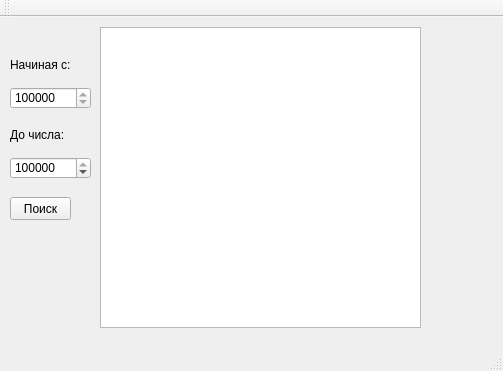
<?xml version="1.0" encoding="UTF-8"?>
<ui version="4.0">
 <class>MainWindow</class>
 <widget class="QMainWindow" name="MainWindow">
  <property name="geometry">
   <rect>
    <x>0</x>
    <y>0</y>
    <width>503</width>
    <height>371</height>
   </rect>
  </property>
  <property name="windowTitle">
   <string>MainWindow</string>
  </property>
  <widget class="QWidget" name="centralWidget">
   <widget class="QPushButton" name="primeSearchButton">
    <property name="geometry">
     <rect>
      <x>10</x>
      <y>180</y>
      <width>61</width>
      <height>23</height>
     </rect>
    </property>
    <property name="text">
     <string>Поиск</string>
    </property>
   </widget>
   <widget class="QSpinBox" name="fromValue">
    <property name="geometry">
     <rect>
      <x>10</x>
      <y>70</y>
      <width>81</width>
      <height>22</height>
     </rect>
    </property>
    <property name="minimum">
     <number>500000</number>
    </property>
    <property name="maximum">
     <number>999999999</number>
    </property>
   </widget>
   <widget class="QLabel" name="label">
    <property name="geometry">
     <rect>
      <x>10</x>
      <y>40</y>
      <width>91</width>
      <height>16</height>
     </rect>
    </property>
    <property name="text">
     <string>Начиная с:</string>
    </property>
   </widget>
   <widget class="QSpinBox" name="toValue">
    <property name="geometry">
     <rect>
      <x>10</x>
      <y>140</y>
      <width>81</width>
      <height>22</height>
     </rect>
    </property>
    <property name="minimum">
     <number>2</number>
    </property>
    <property name="maximum">
     <number>999999999</number>
    </property>
    <property name="value">
     <number>1000000</number>
    </property>
   </widget>
   <widget class="QLabel" name="label_2">
    <property name="geometry">
     <rect>
      <x>10</x>
      <y>110</y>
      <width>71</width>
      <height>16</height>
     </rect>
    </property>
    <property name="text">
     <string>До числа:</string>
    </property>
   </widget>
   <widget class="QListWidget" name="primesList">
    <property name="geometry">
     <rect>
      <x>100</x>
      <y>10</y>
      <width>321</width>
      <height>301</height>
     </rect>
    </property>
   </widget>
  </widget>
  <widget class="QMenuBar" name="menuBar">
   <property name="geometry">
    <rect>
     <x>0</x>
     <y>0</y>
     <width>503</width>
     <height>21</height>
    </rect>
   </property>
  </widget>
  <widget class="QToolBar" name="mainToolBar">
   <attribute name="toolBarArea">
    <enum>TopToolBarArea</enum>
   </attribute>
   <attribute name="toolBarBreak">
    <bool>false</bool>
   </attribute>
  </widget>
  <widget class="QStatusBar" name="statusBar"/>
 </widget>
 <layoutdefault spacing="6" margin="11"/>
 <resources/>
 <connections/>
</ui>
